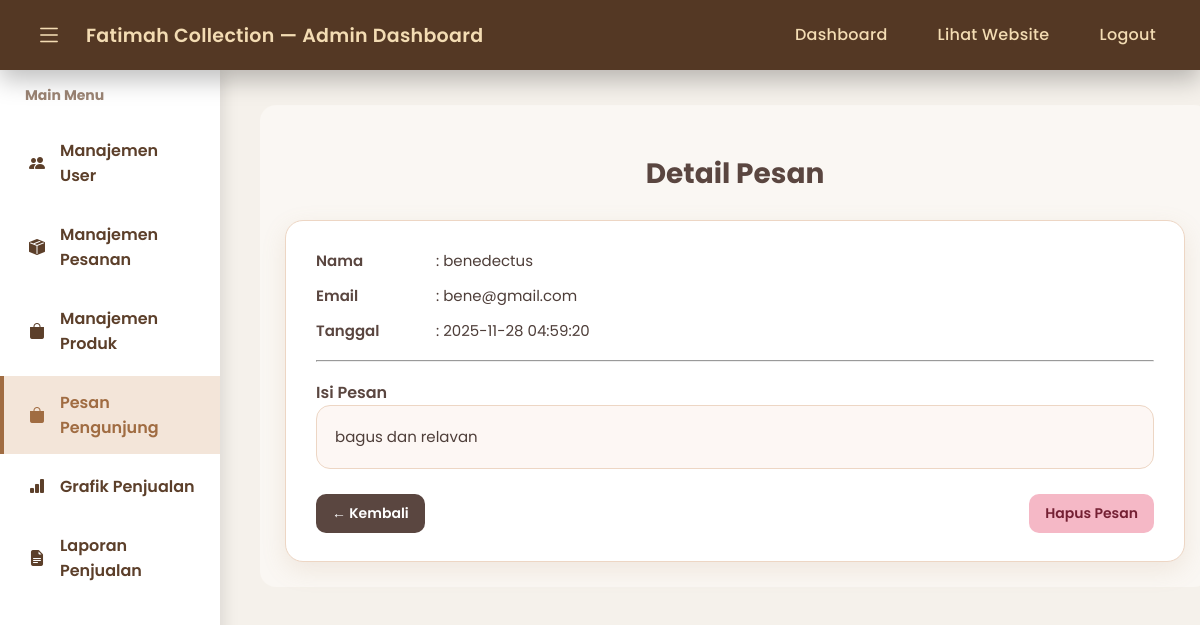
Page /admin/inbox/inbox_detail.php?id=3 on the committed database.
### tables this page shows
CREATE TABLE `contact_messages` (
  `id` int(11) NOT NULL,
  `name` varchar(100) DEFAULT NULL,
  `email` varchar(150) DEFAULT NULL,
  `message` text DEFAULT NULL,
  `status` enum('baru','dibaca') DEFAULT 'baru',
  `created_at` timestamp NOT NULL DEFAULT current_timestamp()
);

### admin/inbox/inbox_detail.php (the view, shortened to what this page needs)
<?php
require_once '../../app/config/database.php';
$id = intval($_GET['id']);
$query  = "SELECT * FROM contact_messages WHERE id = $id";
$result = $db->query($query);
$data   = $result->fetch_assoc();
include '../layout.php';
?>
<div class="content">
    <div class="inbox-detail-page">
        <h2 class="detail-title">Detail Pesan</h2>
        <div class="detail-card">
            <div class="detail-row">
                <div class="detail-label">Nama</div>
                <div>: <?= htmlspecialchars($data['name']); ?></div>
            </div>
            <div class="detail-row">
                <div class="detail-label">Email</div>
                <div>: <?= htmlspecialchars($data['email']); ?></div>
            </div>
            <div class="detail-row">
                <div class="detail-label">Tanggal</div>
                <div>: <?= htmlspecialchars($data['created_at']); ?></div>
            </div>
            <hr style="margin:18px 0;">
            <div>
                <div class="detail-label mb-2">Isi Pesan</div>
                <div class="message-box">
                    <?= nl2br(htmlspecialchars($data['message'])); ?>
                </div>
            </div>
            <div class="detail-actions">
                <a href="inbox.php" class="btn-back">← Kembali</a>
                <a href="inbox_delete.php?id=<?= $data['id']; ?>"
                   onclick="return confirm('Yakin ingin menghapus pesan ini?')"
                   class="btn-delete">
                    Hapus Pesan
                </a>
            </div>
        </div>
    </div>
</div>

### admin/layout.php (style rules this page uses)
body { margin: 0; padding: 0; font-family: 'Poppins', sans-serif; background: #f5f1eb; transition: .3s; }
.content { margin-left: 220px; margin-top: 70px; padding: 35px 40px; transition: .3s; }

### admin/inbox/inbox_detail.php (style rules this page uses)
.inbox-detail-page { width: 100%; background: #faf7f3; padding: 25px; border-radius: 16px; }
.detail-title { font-size: 28px; font-weight: 700; color: #5A4640; text-align: center; margin-bottom: 25px; }
.detail-card { background: #ffffff; border-radius: 18px; padding: 28px 30px; border: 1px solid #edd6c4; box-shadow: 0 8px 24px rgba(179, 139, 103, 0.15); transition: .25s; }
.detail-row { display: flex; flex-wrap: wrap; gap: 20px; margin-bottom: 12px; font-size: 15px; color: #4e3e39; }
.detail-label { font-weight: 600; min-width: 100px; color: #5A4640; }
.message-box { background: #fdf7f4; padding: 18px; border-radius: 14px; border: 1px solid #edd6c4; font-size: 15px; line-height: 1.7; color: #4e3e39; }
.detail-actions { margin-top: 25px; display: flex; justify-content: space-between; flex-wrap: wrap; gap: 10px; }
.btn-back { background: #5A4640; color: white !important; padding: 9px 16px; border-radius: 10px; font-size: 14px; font-weight: 600; text-decoration: none; transition: .25s; }
.btn-delete { background: #f5b8c6; color: #742033 !important; padding: 9px 16px; border-radius: 10px; font-size: 14px; font-weight: 600; text-decoration: none; transition: .25s; }

### rows in the picture
contact_messages: name "benedectus", email "bene@gmail.com", created_at "2025-11-28 04:59:20", message "bagus dan relavan"
